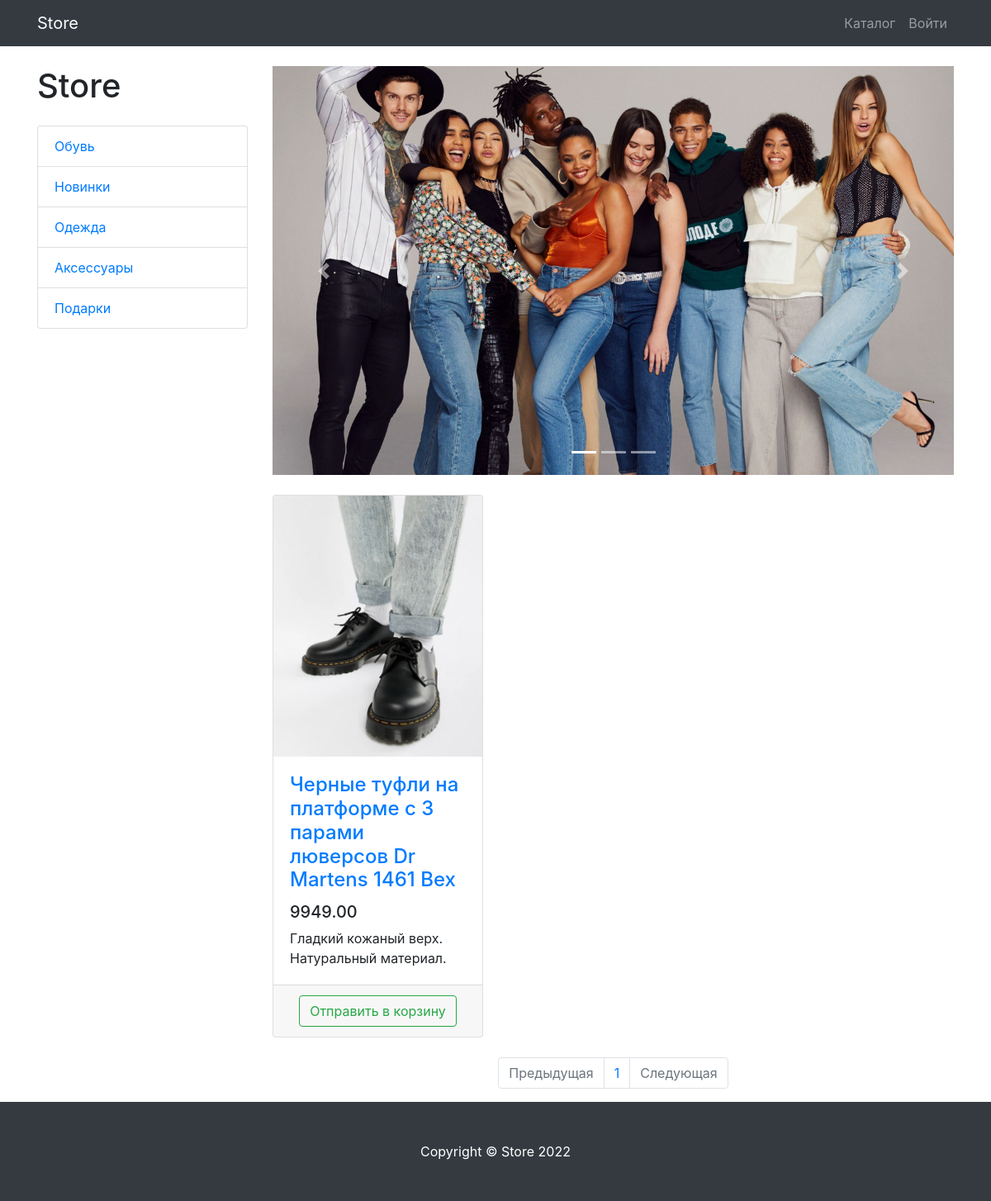
Screenshot of /products/category/3/ with the database file from the repository.
### products/models.py (models this page shows, shortened)
class ProductCategory(models.Model):
    name = models.CharField(max_length=128)
    description = models.TextField(null = True, blank=True)
    class Meta:
        verbose_name = 'category'
        verbose_name_plural = 'categories'

class Product(models.Model):
    name = models.CharField(max_length=256)
    description = models.TextField()
    price = models.DecimalField(max_digits=6, decimal_places=2)
    quantity = models.PositiveIntegerField(default=0)
    image = models.ImageField(upload_to='products_images')
    category = models.ForeignKey(to=ProductCategory, on_delete=models.PROTECT)
    class Meta:
        verbose_name = 'product'
        verbose_name_plural = 'products'

### products/views.py (the view)
# urls.py: path('', products, name='index'),
def products(request, category_id=None, page_number=1):
    products = Product.objects.filter(category_id=category_id) if category_id else Product.objects.all()
    per_page = 3
    paginator = Paginator(products, 3)
    products_paginator = paginator.page(page_number)
    context = {
        'title': 'Store - Каталог',
        'categories': ProductCategory.objects.all(),
        'products': products_paginator,
    }
    return render(request, 'products/products.html', context)

### products/templates/products/products.html (shortened to what this page needs)
{% extends 'products/base.html' %}
{% load static %}
{% block css%}
 <link href="{% static 'vendor/css/products.css' %}" rel="stylesheet">
{% endblock %}
{% block content %}
    <div class="container">
    <div class="row">
        <div class="col-lg-3">
            <h1 class="my-4">Store</h1>
            <div class="list-group">
                {% for category in categories %}
                    <a href="{% url 'products:category' category.id %}" class="list-group-item">
                        {{ category.name }}
                    </a>
                {% endfor %}
            </div>
        </div>
        <div class="col-lg-9">
            <div id="carouselExampleIndicators" class="carousel slide my-4" data-ride="carousel">
                <ol class="carousel-indicators">
                    <li data-target="#carouselExampleIndicators" data-slide-to="0" class="active"></li>
                    <li data-target="#carouselExampleIndicators" data-slide-to="1"></li>
                    <li data-target="#carouselExampleIndicators" data-slide-to="2"></li>
                </ol>
                <div class="carousel-inner" role="listbox">
                    <div class="carousel-item active">
                        <img class="d-block img-fluid" src="../../../static/vendor/img/slide/slide-1.jpg" alt="First slide">
                    </div>
                </div>
                <a class="carousel-control-prev" href="#carouselExampleIndicators" role="button" data-slide="prev">
                    <span class="carousel-control-prev-icon" aria-hidden="true"></span>
                </a>
                <a class="carousel-control-next" href="#carouselExampleIndicators" role="button" data-slide="next">
                    <span class="carousel-control-next-icon" aria-hidden="true"></span>
                </a>
            </div>
        {% if products %}
            <div class="row">
                {% for product in products%}
                <div class="col-lg-4 col-md-6 mb-4">
                    <div class="card h-100">
                        <a href="#">
                            <img class="card-img-top"
                                 src="{{ product.image.url }}"
                                 alt="">
                        </a>
                        <div class="card-body">
                            <h4 class="card-title">
                                <a href="#">{{ product.name }}</a>
                            </h4>
                            <h5>{{ product.price }}</h5>
                            <p class="card-text">{{ product.description }}</p>
                        </div>
                        <div class="card-footer text-center">
                            <a class="btn btn-outline-success" href="{% url 'products:bucket_add' product.id %}">
                                Отправить в корзину
                            </a>
                        </div>
                    </div>
                </div>
                {% endfor %}
            </div>
            {% else %}
            <p style="text-align: center; font-weight: 600; font-size: 20px;">В данном каталоге пока нет товаров :(</p>
        {% endif %}
            <nav aria-label="Page navigation example">
                <ul class="pagination justify-content-center">
                    <li class="page-item {% if not products.has_previous  %} disabled {% endif %}">
                        <a class="page-link"
                           href="{% if products.has_previous %} {% url 'products:paginator' products.previous_page_number %} {% else  %} # {% endif %}"
                           tabindex="-1" aria-disabled="true">
                            Предыдущая
                        </a>
                    </li>
                {% for page in products.paginator.page_range %}
                    <li class="page-item">
                        <a class="page-link" href="{% url 'products:paginator' page %}">
                        {{ page }}
                        </a>
                    </li>
                {% endfor %}
                    <li class="page-item {% if not products.has_next %} disabled {% endif %}">
                        <a class="page-link"
                           href="{% if products.has_next %} {% url 'products:paginator' products.next_page_number %} {% else %} # {% endif %}">
                            Следующая
                        </a>
                    </li>
                </ul>
            </nav>
        </div>
    </div>
</div>
{% endblock %}
{% block footer %}
    <footer class="py-5 bg-dark">
    <div class="container">
        <p class="m-0 text-center text-white">Copyright &copy; Store 2022</p>
    </div>
</footer>
{% endblock %}

### rows the page displays
ProductCategory: name "Обувь"
ProductCategory: name "Новинки"
ProductCategory: name "Одежда"
ProductCategory: name "Аксессуары"
ProductCategory: name "Подарки"
Product: image (picture), name "Черные туфли на платформе с 3 парами люверсов Dr Martens 1461 Bex", price "9949.00", description "Гладкий кожаный верх. Натуральный материал."

### other values shown
{{ page }} "1"
